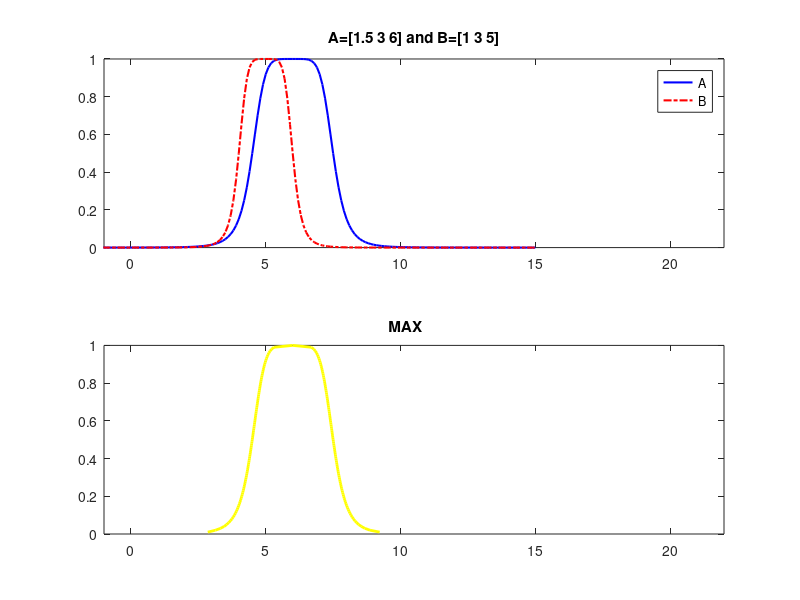

The MATLAB script that drew this image:
clear
clc
%  Shahab Sotudian--94125091
% Bell-shaped   Number Operations
% Bell-shaped   Number A
a1=1.5;
b1=3;
c1=6;

% Bell-shaped   Number B
a2=1;
b2=3;
c2=5;

alfa=0;
y=[];
l = -5:0.1:15;

% alfa cut
A=[(c1-a1*(((1/alfa)-1).^(0.5/b1))),(c1+a1*(((1/alfa)-1).^(0.5/b1)))];
B=[(c2-a2*(((1/alfa)-1).^(0.5/b2))),(c2+a2*(((1/alfa)-1).^(0.5/b2)))];

% MAX    
for i=1:1:101
    alfa=(i-1)/100;
   y(i)=alfa;
s1(i)=max((c1-a1*(((1/alfa)-1).^(0.5/b1))),(c2-a2*(((1/alfa)-1).^(0.5/b2))));
s2(i)=max((c1+a1*(((1/alfa)-1).^(0.5/b1))),(c2+a2*(((1/alfa)-1).^(0.5/b2))));


end



    subplot(211)
h1=gbellmf(l,[1.5 3 6]);
plot(l,h1,'b','linewidth',1.5)
hold on
h2=gbellmf(l,[1 3 5]);
plot(l,h2,'r-.','linewidth',1.5)
title('A=[1.5 3 6] and B=[1 3 5]')
axis([-1,22,0,1])
legend('A','B')
    subplot(212)
plot(s1,y,'y','linewidth',2)
hold on
plot(s2,y,'y','linewidth',2)
axis([-1,22,0,1])
title('MAX    ')
